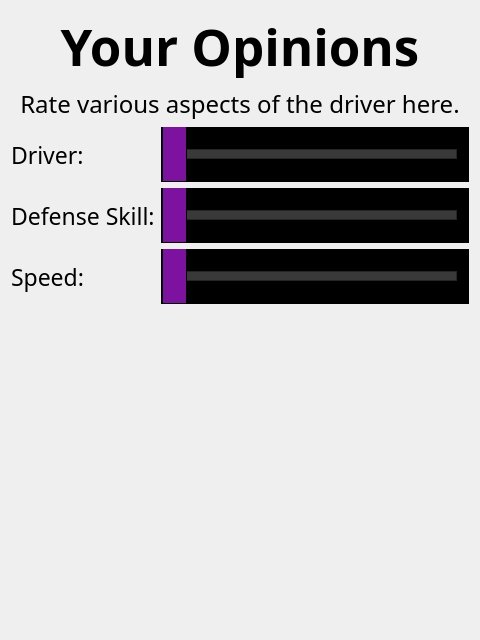
<?xml version="1.0" encoding="UTF-8"?>
<ui version="4.0">
 <class>SubjectiveScales</class>
 <widget class="QWidget" name="SubjectiveScales">
  <property name="geometry">
   <rect>
    <x>0</x>
    <y>0</y>
    <width>480</width>
    <height>640</height>
   </rect>
  </property>
  <property name="font">
   <font>
    <family>Noto Sans</family>
    <pointsize>17</pointsize>
   </font>
  </property>
  <property name="windowTitle">
   <string>Form</string>
  </property>
  <layout class="QGridLayout" name="gridLayout">
   <item row="4" column="1">
    <widget class="QSlider" name="speed">
     <property name="styleSheet">
      <string notr="true">.QSlider {
    min-height: 55px;
    max-height: 55px;
    background: #000000;
}

.QSlider::groove:horizontal {
    border: 1px solid #262626;
    height: 8px;
    background: #393939;
    margin: 0 12px;
}

.QSlider::handle:horizontal {
    background: rgb(124, 18, 159);
    border: 1px solid black;
    width: 23px;
    height: 100px;
    margin: -24px -12px;
}</string>
     </property>
     <property name="orientation">
      <enum>Qt::Horizontal</enum>
     </property>
    </widget>
   </item>
   <item row="1" column="0" colspan="2">
    <widget class="QLabel" name="label_2">
     <property name="font">
      <font>
       <family>Noto Sans</family>
       <pointsize>18</pointsize>
      </font>
     </property>
     <property name="text">
      <string>Rate various aspects of the driver here.</string>
     </property>
     <property name="scaledContents">
      <bool>true</bool>
     </property>
     <property name="alignment">
      <set>Qt::AlignCenter</set>
     </property>
     <property name="wordWrap">
      <bool>true</bool>
     </property>
    </widget>
   </item>
   <item row="2" column="0">
    <widget class="QLabel" name="label_3">
     <property name="text">
      <string>Driver:</string>
     </property>
    </widget>
   </item>
   <item row="3" column="0">
    <widget class="QLabel" name="label_4">
     <property name="text">
      <string>Defense Skill:</string>
     </property>
    </widget>
   </item>
   <item row="4" column="0">
    <widget class="QLabel" name="label_5">
     <property name="text">
      <string>Speed:</string>
     </property>
    </widget>
   </item>
   <item row="0" column="0" colspan="2">
    <widget class="QLabel" name="label">
     <property name="font">
      <font>
       <family>Noto Sans</family>
       <pointsize>38</pointsize>
       <bold>true</bold>
      </font>
     </property>
     <property name="text">
      <string>Your Opinions</string>
     </property>
     <property name="scaledContents">
      <bool>true</bool>
     </property>
     <property name="alignment">
      <set>Qt::AlignCenter</set>
     </property>
     <property name="wordWrap">
      <bool>true</bool>
     </property>
    </widget>
   </item>
   <item row="3" column="1">
    <widget class="QSlider" name="defense">
     <property name="styleSheet">
      <string notr="true">.QSlider {
    min-height: 55px;
    max-height: 55px;
    background: #000000;
}

.QSlider::groove:horizontal {
    border: 1px solid #262626;
    height: 8px;
    background: #393939;
    margin: 0 12px;
}

.QSlider::handle:horizontal {
    background: rgb(124, 18, 159);
    border: 1px solid black;
    width: 23px;
    height: 100px;
    margin: -24px -12px;
}</string>
     </property>
     <property name="orientation">
      <enum>Qt::Horizontal</enum>
     </property>
    </widget>
   </item>
   <item row="2" column="1">
    <widget class="QSlider" name="driver">
     <property name="styleSheet">
      <string notr="true">.QSlider {
    min-height: 55px;
    max-height: 55px;
    background: #000000;
}

.QSlider::groove:horizontal {
    border: 1px solid #262626;
    height: 8px;
    background: #393939;
    margin: 0 12px;
}

.QSlider::handle:horizontal {
    background: rgb(124, 18, 159);
    border: 1px solid black;
    width: 23px;
    height: 100px;
    margin: -24px -12px;
}</string>
     </property>
     <property name="orientation">
      <enum>Qt::Horizontal</enum>
     </property>
    </widget>
   </item>
   <item row="5" column="0">
    <spacer name="verticalSpacer">
     <property name="orientation">
      <enum>Qt::Vertical</enum>
     </property>
     <property name="sizeHint" stdset="0">
      <size>
       <width>20</width>
       <height>40</height>
      </size>
     </property>
    </spacer>
   </item>
  </layout>
 </widget>
 <resources/>
 <connections/>
</ui>
